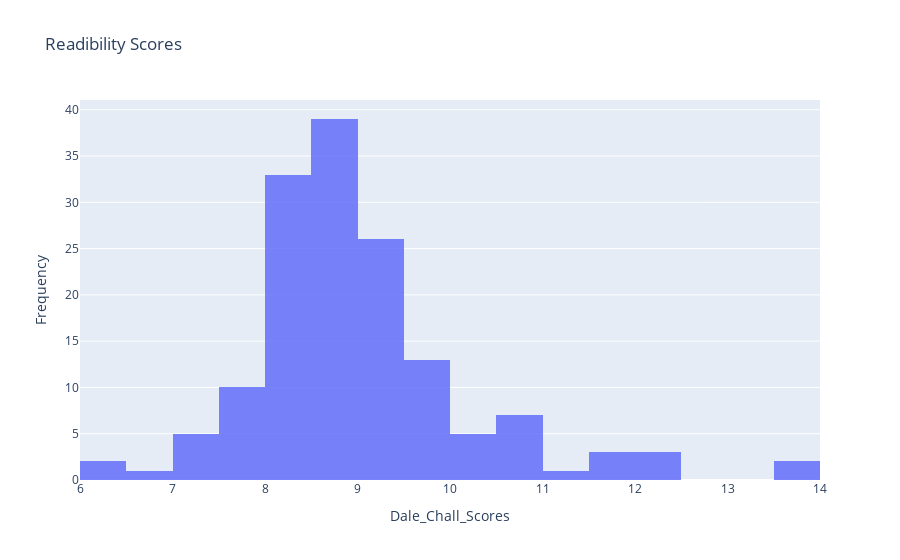

This figure's notebook cell:
### Code cell
trace1 = go.Histogram(x=df['dale_chall_score'], opacity=0.85, name="Word Count", marker=dict(color='rgba(26.7, 42.4, 81.2)'))
data = [trace1]
layout = go.Layout(barmode='overlay',
                   title='Readibility Scores',
                   xaxis=dict(title='Dale_Chall_Scores'),
                   yaxis=dict( title='Frequency'))
fig = go.Figure(data=data, layout=layout)
iplot(fig)

### Figure 1 — Plotly figure (JSON) as saved in the notebook; plotly's stock layout.template omitted (floating-point values rounded to 4 significant figures; data arrays with more than 128 entries replaced by an {"elided": "..."} marker saying what was removed)
{"data": [{"marker": {"color": "rgba(26.7, 42.4, 81.2)"}, "name": "Word Count", "opacity": 0.85, "type": "histogram", "x": {"elided": "150 float values"}}], "layout": {"barmode": "overlay", "title": {"text": "Readibility Scores"}, "xaxis": {"title": {"text": "Dale_Chall_Scores"}}, "yaxis": {"title": {"text": "Frequency"}}}}
